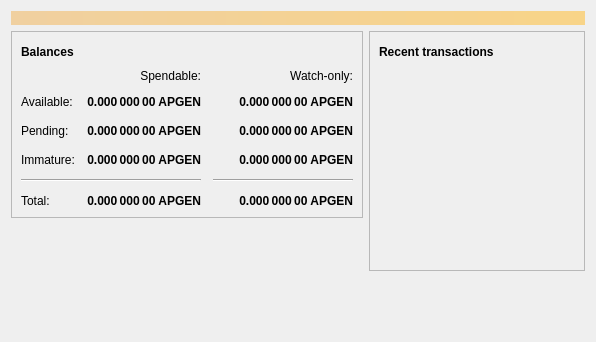
<?xml version="1.0" encoding="UTF-8"?>
<ui version="4.0">
 <class>OverviewPage</class>
 <widget class="QWidget" name="OverviewPage">
  <property name="geometry">
   <rect>
    <x>0</x>
    <y>0</y>
    <width>596</width>
    <height>342</height>
   </rect>
  </property>
  <property name="windowTitle">
   <string>Form</string>
  </property>
  <layout class="QVBoxLayout" name="topLayout">
   <item>
    <widget class="QLabel" name="labelAlerts">
     <property name="visible">
      <bool>false</bool>
     </property>
     <property name="styleSheet">
      <string notr="true">QLabel { background-color: qlineargradient(x1: 0, y1: 0, x2: 1, y2: 0, stop:0 #F0D0A0, stop:1 #F8D488); color:#000000; }</string>
     </property>
     <property name="wordWrap">
      <bool>true</bool>
     </property>
     <property name="margin">
      <number>3</number>
     </property>
     <property name="textInteractionFlags">
      <set>Qt::TextSelectableByMouse</set>
     </property>
    </widget>
   </item>
   <item>
    <layout class="QHBoxLayout" name="horizontalLayout" stretch="1,1">
     <item>
      <layout class="QVBoxLayout" name="verticalLayout_2">
       <item>
        <widget class="QFrame" name="frame">
         <property name="frameShape">
          <enum>QFrame::StyledPanel</enum>
         </property>
         <property name="frameShadow">
          <enum>QFrame::Raised</enum>
         </property>
         <layout class="QVBoxLayout" name="verticalLayout_4">
          <item>
           <layout class="QHBoxLayout" name="horizontalLayout_4">
            <item>
             <widget class="QLabel" name="label_5">
              <property name="font">
               <font>
                <weight>75</weight>
                <bold>true</bold>
               </font>
              </property>
              <property name="text">
               <string>Balances</string>
              </property>
             </widget>
            </item>
            <item>
             <widget class="QPushButton" name="labelWalletStatus">
              <property name="enabled">
               <bool>true</bool>
              </property>
              <property name="maximumSize">
               <size>
                <width>30</width>
                <height>16777215</height>
               </size>
              </property>
              <property name="toolTip">
               <string>The displayed information may be out of date. Your wallet automatically synchronizes with the ApexGenesiscoin network after a connection is established, but this process has not completed yet.</string>
              </property>
              <property name="text">
               <string/>
              </property>
              <property name="icon">
               <iconset resource="../bitcoin.qrc">
                <normaloff>:/icons/warning</normaloff>
                <disabledoff>:/icons/warning</disabledoff>:/icons/warning</iconset>
              </property>
              <property name="iconSize">
               <size>
                <width>24</width>
                <height>24</height>
               </size>
              </property>
              <property name="flat">
               <bool>true</bool>
              </property>
             </widget>
            </item>
            <item>
             <spacer name="horizontalSpacer_3">
              <property name="orientation">
               <enum>Qt::Horizontal</enum>
              </property>
              <property name="sizeHint" stdset="0">
               <size>
                <width>40</width>
                <height>20</height>
               </size>
              </property>
             </spacer>
            </item>
           </layout>
          </item>
          <item>
           <layout class="QGridLayout" name="gridLayout">
            <property name="spacing">
             <number>12</number>
            </property>
            <item row="2" column="2">
             <widget class="QLabel" name="labelWatchPending">
              <property name="font">
               <font>
                <weight>75</weight>
                <bold>true</bold>
               </font>
              </property>
              <property name="cursor">
               <cursorShape>IBeamCursor</cursorShape>
              </property>
              <property name="toolTip">
               <string>Unconfirmed transactions to watch-only addresses</string>
              </property>
              <property name="text">
               <string notr="true">0.000 000 00 APGEN</string>
              </property>
              <property name="alignment">
               <set>Qt::AlignRight|Qt::AlignTrailing|Qt::AlignVCenter</set>
              </property>
              <property name="textInteractionFlags">
               <set>Qt::LinksAccessibleByMouse|Qt::TextSelectableByKeyboard|Qt::TextSelectableByMouse</set>
              </property>
             </widget>
            </item>
            <item row="2" column="1">
             <widget class="QLabel" name="labelUnconfirmed">
              <property name="font">
               <font>
                <weight>75</weight>
                <bold>true</bold>
               </font>
              </property>
              <property name="cursor">
               <cursorShape>IBeamCursor</cursorShape>
              </property>
              <property name="toolTip">
               <string>Total of transactions that have yet to be confirmed, and do not yet count toward the spendable balance</string>
              </property>
              <property name="text">
               <string notr="true">0.000 000 00 APGEN</string>
              </property>
              <property name="alignment">
               <set>Qt::AlignRight|Qt::AlignTrailing|Qt::AlignVCenter</set>
              </property>
              <property name="textInteractionFlags">
               <set>Qt::LinksAccessibleByMouse|Qt::TextSelectableByKeyboard|Qt::TextSelectableByMouse</set>
              </property>
             </widget>
            </item>
            <item row="3" column="2">
             <widget class="QLabel" name="labelWatchImmature">
              <property name="font">
               <font>
                <weight>75</weight>
                <bold>true</bold>
               </font>
              </property>
              <property name="cursor">
               <cursorShape>IBeamCursor</cursorShape>
              </property>
              <property name="toolTip">
               <string>Mined balance in watch-only addresses that has not yet matured</string>
              </property>
              <property name="text">
               <string notr="true">0.000 000 00 APGEN</string>
              </property>
              <property name="alignment">
               <set>Qt::AlignRight|Qt::AlignTrailing|Qt::AlignVCenter</set>
              </property>
              <property name="textInteractionFlags">
               <set>Qt::LinksAccessibleByMouse|Qt::TextSelectableByKeyboard|Qt::TextSelectableByMouse</set>
              </property>
             </widget>
            </item>
            <item row="4" column="0" colspan="2">
             <widget class="Line" name="line">
              <property name="orientation">
               <enum>Qt::Horizontal</enum>
              </property>
             </widget>
            </item>
            <item row="4" column="2">
             <widget class="Line" name="lineWatchBalance">
              <property name="sizePolicy">
               <sizepolicy hsizetype="Preferred" vsizetype="Fixed">
                <horstretch>0</horstretch>
                <verstretch>0</verstretch>
               </sizepolicy>
              </property>
              <property name="minimumSize">
               <size>
                <width>140</width>
                <height>0</height>
               </size>
              </property>
              <property name="orientation">
               <enum>Qt::Horizontal</enum>
              </property>
             </widget>
            </item>
            <item row="5" column="0">
             <widget class="QLabel" name="labelTotalText">
              <property name="text">
               <string>Total:</string>
              </property>
             </widget>
            </item>
            <item row="3" column="1">
             <widget class="QLabel" name="labelImmature">
              <property name="font">
               <font>
                <weight>75</weight>
                <bold>true</bold>
               </font>
              </property>
              <property name="cursor">
               <cursorShape>IBeamCursor</cursorShape>
              </property>
              <property name="toolTip">
               <string>Mined balance that has not yet matured</string>
              </property>
              <property name="text">
               <string notr="true">0.000 000 00 APGEN</string>
              </property>
              <property name="alignment">
               <set>Qt::AlignRight|Qt::AlignTrailing|Qt::AlignVCenter</set>
              </property>
              <property name="textInteractionFlags">
               <set>Qt::LinksAccessibleByMouse|Qt::TextSelectableByKeyboard|Qt::TextSelectableByMouse</set>
              </property>
             </widget>
            </item>
            <item row="2" column="3">
             <spacer name="horizontalSpacer_2">
              <property name="orientation">
               <enum>Qt::Horizontal</enum>
              </property>
              <property name="sizeHint" stdset="0">
               <size>
                <width>40</width>
                <height>20</height>
               </size>
              </property>
             </spacer>
            </item>
            <item row="3" column="0">
             <widget class="QLabel" name="labelImmatureText">
              <property name="text">
               <string>Immature:</string>
              </property>
             </widget>
            </item>
            <item row="5" column="1">
             <widget class="QLabel" name="labelTotal">
              <property name="font">
               <font>
                <weight>75</weight>
                <bold>true</bold>
               </font>
              </property>
              <property name="cursor">
               <cursorShape>IBeamCursor</cursorShape>
              </property>
              <property name="toolTip">
               <string>Your current total balance</string>
              </property>
              <property name="text">
               <string notr="true">0.000 000 00 APGEN</string>
              </property>
              <property name="alignment">
               <set>Qt::AlignRight|Qt::AlignTrailing|Qt::AlignVCenter</set>
              </property>
              <property name="textInteractionFlags">
               <set>Qt::LinksAccessibleByMouse|Qt::TextSelectableByKeyboard|Qt::TextSelectableByMouse</set>
              </property>
             </widget>
            </item>
            <item row="5" column="2">
             <widget class="QLabel" name="labelWatchTotal">
              <property name="font">
               <font>
                <weight>75</weight>
                <bold>true</bold>
               </font>
              </property>
              <property name="cursor">
               <cursorShape>IBeamCursor</cursorShape>
              </property>
              <property name="toolTip">
               <string>Current total balance in watch-only addresses</string>
              </property>
              <property name="text">
               <string notr="true">0.000 000 00 APGEN</string>
              </property>
              <property name="alignment">
               <set>Qt::AlignRight|Qt::AlignTrailing|Qt::AlignVCenter</set>
              </property>
              <property name="textInteractionFlags">
               <set>Qt::LinksAccessibleByMouse|Qt::TextSelectableByKeyboard|Qt::TextSelectableByMouse</set>
              </property>
             </widget>
            </item>
            <item row="0" column="2">
             <widget class="QLabel" name="labelWatchonly">
              <property name="text">
               <string>Watch-only:</string>
              </property>
              <property name="alignment">
               <set>Qt::AlignRight|Qt::AlignTrailing|Qt::AlignVCenter</set>
              </property>
             </widget>
            </item>
            <item row="1" column="0">
             <widget class="QLabel" name="labelBalanceText">
              <property name="text">
               <string>Available:</string>
              </property>
             </widget>
            </item>
            <item row="1" column="1">
             <widget class="QLabel" name="labelBalance">
              <property name="font">
               <font>
                <weight>75</weight>
                <bold>true</bold>
               </font>
              </property>
              <property name="cursor">
               <cursorShape>IBeamCursor</cursorShape>
              </property>
              <property name="toolTip">
               <string>Your current spendable balance</string>
              </property>
              <property name="text">
               <string notr="true">0.000 000 00 APGEN</string>
              </property>
              <property name="alignment">
               <set>Qt::AlignRight|Qt::AlignTrailing|Qt::AlignVCenter</set>
              </property>
              <property name="textInteractionFlags">
               <set>Qt::LinksAccessibleByMouse|Qt::TextSelectableByKeyboard|Qt::TextSelectableByMouse</set>
              </property>
             </widget>
            </item>
            <item row="1" column="2">
             <widget class="QLabel" name="labelWatchAvailable">
              <property name="font">
               <font>
                <weight>75</weight>
                <bold>true</bold>
               </font>
              </property>
              <property name="cursor">
               <cursorShape>IBeamCursor</cursorShape>
              </property>
              <property name="toolTip">
               <string>Your current balance in watch-only addresses</string>
              </property>
              <property name="text">
               <string notr="true">0.000 000 00 APGEN</string>
              </property>
              <property name="alignment">
               <set>Qt::AlignRight|Qt::AlignTrailing|Qt::AlignVCenter</set>
              </property>
              <property name="textInteractionFlags">
               <set>Qt::LinksAccessibleByMouse|Qt::TextSelectableByKeyboard|Qt::TextSelectableByMouse</set>
              </property>
             </widget>
            </item>
            <item row="2" column="0">
             <widget class="QLabel" name="labelPendingText">
              <property name="text">
               <string>Pending:</string>
              </property>
             </widget>
            </item>
            <item row="0" column="1">
             <widget class="QLabel" name="labelSpendable">
              <property name="text">
               <string>Spendable:</string>
              </property>
              <property name="alignment">
               <set>Qt::AlignRight|Qt::AlignTrailing|Qt::AlignVCenter</set>
              </property>
             </widget>
            </item>
           </layout>
          </item>
         </layout>
        </widget>
       </item>
       <item>
        <spacer name="verticalSpacer">
         <property name="orientation">
          <enum>Qt::Vertical</enum>
         </property>
         <property name="sizeHint" stdset="0">
          <size>
           <width>20</width>
           <height>40</height>
          </size>
         </property>
        </spacer>
       </item>
      </layout>
     </item>
     <item>
      <layout class="QVBoxLayout" name="verticalLayout_3">
       <item>
        <widget class="QFrame" name="frame_2">
         <property name="frameShape">
          <enum>QFrame::StyledPanel</enum>
         </property>
         <property name="frameShadow">
          <enum>QFrame::Raised</enum>
         </property>
         <layout class="QVBoxLayout" name="verticalLayout">
          <item>
           <layout class="QHBoxLayout" name="horizontalLayout_2">
            <item>
             <widget class="QLabel" name="label_4">
              <property name="font">
               <font>
                <weight>75</weight>
                <bold>true</bold>
               </font>
              </property>
              <property name="text">
               <string>Recent transactions</string>
              </property>
             </widget>
            </item>
            <item>
             <widget class="QPushButton" name="labelTransactionsStatus">
              <property name="enabled">
               <bool>true</bool>
              </property>
              <property name="maximumSize">
               <size>
                <width>30</width>
                <height>16777215</height>
               </size>
              </property>
              <property name="toolTip">
               <string>The displayed information may be out of date. Your wallet automatically synchronizes with the ApexGenesiscoin network after a connection is established, but this process has not completed yet.</string>
              </property>
              <property name="text">
               <string/>
              </property>
              <property name="icon">
               <iconset resource="../bitcoin.qrc">
                <normaloff>:/icons/warning</normaloff>
                <disabledoff>:/icons/warning</disabledoff>:/icons/warning</iconset>
              </property>
              <property name="iconSize">
               <size>
                <width>24</width>
                <height>24</height>
               </size>
              </property>
              <property name="flat">
               <bool>true</bool>
              </property>
             </widget>
            </item>
            <item>
             <spacer name="horizontalSpacer">
              <property name="orientation">
               <enum>Qt::Horizontal</enum>
              </property>
              <property name="sizeHint" stdset="0">
               <size>
                <width>40</width>
                <height>20</height>
               </size>
              </property>
             </spacer>
            </item>
           </layout>
          </item>
          <item>
           <widget class="QListView" name="listTransactions">
            <property name="styleSheet">
             <string notr="true">QListView { background: transparent; }</string>
            </property>
            <property name="frameShape">
             <enum>QFrame::NoFrame</enum>
            </property>
            <property name="verticalScrollBarPolicy">
             <enum>Qt::ScrollBarAlwaysOff</enum>
            </property>
            <property name="horizontalScrollBarPolicy">
             <enum>Qt::ScrollBarAlwaysOff</enum>
            </property>
            <property name="selectionMode">
             <enum>QAbstractItemView::NoSelection</enum>
            </property>
           </widget>
          </item>
         </layout>
        </widget>
       </item>
       <item>
        <spacer name="verticalSpacer_2">
         <property name="orientation">
          <enum>Qt::Vertical</enum>
         </property>
         <property name="sizeHint" stdset="0">
          <size>
           <width>20</width>
           <height>40</height>
          </size>
         </property>
        </spacer>
       </item>
      </layout>
     </item>
    </layout>
   </item>
  </layout>
 </widget>
 <resources/>
 <connections/>
</ui>
